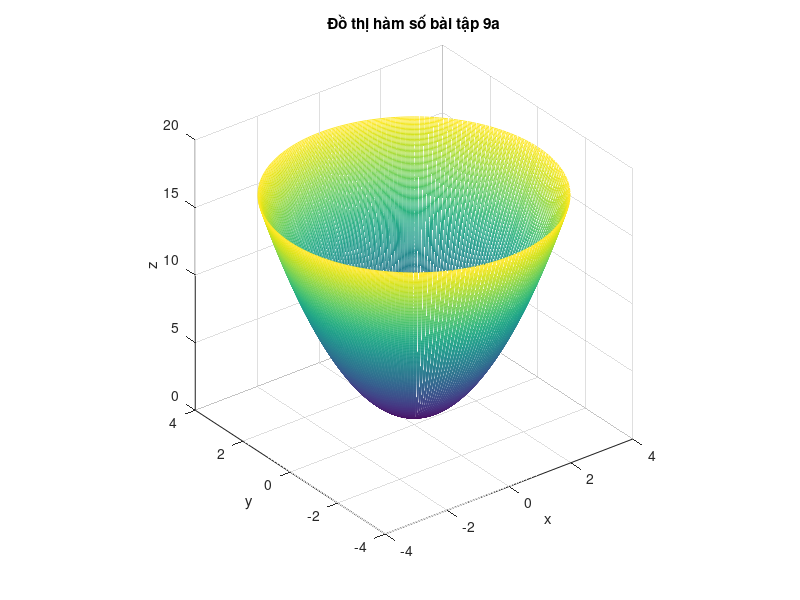

MATLAB code to generate this figure:
r = 0:0.01:4;
phi = 0:pi/100:2*pi;
[R, Phi] = meshgrid(r, phi);

x = R.*cos(Phi);
y = R.*sin(Phi);
z = R.^2 + 1;

figure('Name', 'Bài tập 9a', 'NumberTitle', 'off')
mesh(x, y, z);
xlabel('x');
ylabel('y');
zlabel('z');
axis square;
title('Đồ thị hàm số bài tập 9a');
